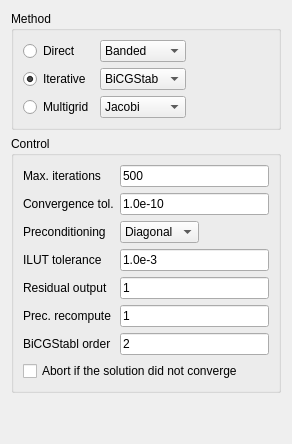
     <widget class="QWidget" name="linearSystemTab">
      <attribute name="title">
       <string>Linear system</string>
      </attribute>
      <layout class="QVBoxLayout">
       <item>
        <widget class="QGroupBox" name="linearSystemSolverGroup">
         <property name="title">
          <string>Method</string>
         </property>
         <layout class="QGridLayout">
          <item row="1" column="0">
           <widget class="QRadioButton" name="linearSystemSolverIterative">
            <property name="text">
             <string>Iterative</string>
            </property>
            <property name="checked">
             <bool>true</bool>
            </property>
           </widget>
          </item>
          <item row="0" column="2">
           <spacer>
            <property name="orientation">
             <enum>Qt::Horizontal</enum>
            </property>
            <property name="sizeHint" stdset="0">
             <size>
              <width>40</width>
              <height>20</height>
             </size>
            </property>
           </spacer>
          </item>
          <item row="2" column="1">
           <widget class="QComboBox" name="linearSystemMultigridMethod">
            <item>
             <property name="text">
              <string>Jacobi</string>
             </property>
            </item>
            <item>
             <property name="text">
              <string>CG</string>
             </property>
            </item>
            <item>
             <property name="text">
              <string>BiCGStab</string>
             </property>
            </item>
           </widget>
          </item>
          <item row="0" column="1">
           <widget class="QComboBox" name="linearSystemDirectMethod">
            <item>
             <property name="text">
              <string>Banded</string>
             </property>
            </item>
            <item>
             <property name="text">
              <string>Umfpack</string>
             </property>
            </item>
            <item>
             <property name="text">
              <string>MUMPS</string>
             </property>
            </item>
           </widget>
          </item>
          <item row="1" column="1">
           <widget class="QComboBox" name="linearSystemIterativeMethod">
            <item>
             <property name="text">
              <string>BiCGStab</string>
             </property>
            </item>
            <item>
             <property name="text">
              <string>BiCGStabl</string>
             </property>
            </item>
            <item>
             <property name="text">
              <string>TFQMR</string>
             </property>
            </item>
            <item>
             <property name="text">
              <string>GCR</string>
             </property>
            </item>
            <item>
             <property name="text">
              <string>CGS</string>
             </property>
            </item>
            <item>
             <property name="text">
              <string>CG</string>
             </property>
            </item>
            <item>
             <property name="text">
              <string>GMRES</string>
             </property>
            </item>
           </widget>
          </item>
          <item row="0" column="0">
           <widget class="QRadioButton" name="linearSystemSolverDirect">
            <property name="text">
             <string>Direct</string>
            </property>
            <property name="checked">
             <bool>false</bool>
            </property>
           </widget>
          </item>
          <item row="1" column="2">
           <spacer>
            <property name="orientation">
             <enum>Qt::Horizontal</enum>
            </property>
            <property name="sizeHint" stdset="0">
             <size>
              <width>40</width>
              <height>20</height>
             </size>
            </property>
           </spacer>
          </item>
          <item row="2" column="2">
           <spacer>
            <property name="orientation">
             <enum>Qt::Horizontal</enum>
            </property>
            <property name="sizeHint" stdset="0">
             <size>
              <width>40</width>
              <height>20</height>
             </size>
            </property>
           </spacer>
          </item>
          <item row="2" column="0">
           <widget class="QRadioButton" name="linearSystemSolverMultigrid">
            <property name="text">
             <string>Multigrid</string>
            </property>
           </widget>
          </item>
         </layout>
        </widget>
       </item>
       <item>
        <widget class="QGroupBox" name="iterativeMethodControlGroup">
         <property name="title">
          <string>Control</string>
         </property>
         <layout class="QGridLayout">
          <item row="7" column="0" colspan="3">
           <widget class="QCheckBox" name="linearSystemAbortWhenNotConvergedCheck">
            <property name="text">
             <string>Abort if the solution did not converge</string>
            </property>
           </widget>
          </item>
          <item row="5" column="0">
           <widget class="QLabel" name="linearSystemPreconditionRecomputeLabel">
            <property name="text">
             <string>Prec. recompute</string>
            </property>
           </widget>
          </item>
          <item row="0" column="0">
           <widget class="QLabel" name="linearSystemMaxIterationsLabel">
            <property name="text">
             <string>Max. iterations</string>
            </property>
           </widget>
          </item>
          <item row="0" column="1" colspan="3">
           <widget class="QLineEdit" name="linearSystemMaxIterationsEdit">
            <property name="text">
             <string>500</string>
            </property>
           </widget>
          </item>
          <item row="1" column="0">
           <widget class="QLabel" name="linearSystemConvergenceToleranceLabel">
            <property name="text">
             <string>Convergence tol.</string>
            </property>
           </widget>
          </item>
          <item row="1" column="1" colspan="3">
           <widget class="QLineEdit" name="linearSystemConvergenceToleranceEdit">
            <property name="text">
             <string>1.0e-10</string>
            </property>
           </widget>
          </item>
          <item row="2" column="0">
           <widget class="QLabel" name="linearSystemPreconditioningLabel">
            <property name="text">
             <string>Preconditioning</string>
            </property>
           </widget>
          </item>
          <item row="3" column="0">
           <widget class="QLabel" name="linearSystemILUTToleranceLabel">
            <property name="text">
             <string>ILUT tolerance</string>
            </property>
           </widget>
          </item>
          <item row="2" column="1">
           <widget class="QComboBox" name="linearSystemPreconditioning">
            <property name="currentIndex">
             <number>0</number>
            </property>
            <item>
             <property name="text">
              <string>Diagonal</string>
             </property>
            </item>
            <item>
             <property name="text">
              <string>Multigrid</string>
             </property>
            </item>
            <item>
             <property name="text">
              <string>ILU0</string>
             </property>
            </item>
            <item>
             <property name="text">
              <string>ILU1</string>
             </property>
            </item>
            <item>
             <property name="text">
              <string>ILU2</string>
             </property>
            </item>
            <item>
             <property name="text">
              <string>ILU3</string>
             </property>
            </item>
            <item>
             <property name="text">
              <string>ILU4</string>
             </property>
            </item>
            <item>
             <property name="text">
              <string>ILU5</string>
             </property>
            </item>
            <item>
             <property name="text">
              <string>ILU6</string>
             </property>
            </item>
            <item>
             <property name="text">
              <string>ILU7</string>
             </property>
            </item>
            <item>
             <property name="text">
              <string>ILU8</string>
             </property>
            </item>
            <item>
             <property name="text">
              <string>ILU9</string>
             </property>
            </item>
            <item>
             <property name="text">
              <string>ILUT</string>
             </property>
            </item>
            <item>
             <property name="text">
              <string>vanka</string>
             </property>
            </item>
           </widget>
          </item>
          <item row="2" column="2" colspan="2">
           <spacer>
            <property name="orientation">
             <enum>Qt::Horizontal</enum>
            </property>
            <property name="sizeHint" stdset="0">
             <size>
              <width>40</width>
              <height>20</height>
             </size>
            </property>
           </spacer>
          </item>
          <item row="4" column="0">
           <widget class="QLabel" name="linearSystemResidualOutputLabel">
            <property name="text">
             <string>Residual output</string>
            </property>
           </widget>
          </item>
          <item row="3" column="1" colspan="3">
           <widget class="QLineEdit" name="linearSystemILUTToleranceEdit">
            <property name="text">
             <string>1.0e-3</string>
            </property>
           </widget>
          </item>
          <item row="4" column="1" colspan="3">
           <widget class="QLineEdit" name="linearSystemResidualOutputEdit">
            <property name="text">
             <string>1</string>
            </property>
           </widget>
          </item>
          <item row="5" column="1" colspan="3">
           <widget class="QLineEdit" name="linearSystemPreconditionRecomputeEdit">
            <property name="text">
             <string>1</string>
            </property>
           </widget>
          </item>
          <item row="7" column="3">
           <spacer>
            <property name="orientation">
             <enum>Qt::Horizontal</enum>
            </property>
            <property name="sizeHint" stdset="0">
             <size>
              <width>20</width>
              <height>20</height>
             </size>
            </property>
           </spacer>
          </item>
          <item row="6" column="0">
           <widget class="QLabel" name="linearSystemBiCGstablPolDegLabel">
            <property name="text">
             <string>BiCGStabl order</string>
            </property>
           </widget>
          </item>
          <item row="6" column="1" colspan="3">
           <widget class="QLineEdit" name="linearSystemBiCGstablPolDeg">
            <property name="text">
             <string>2</string>
            </property>
           </widget>
          </item>
         </layout>
        </widget>
       </item>
       <item>
        <spacer>
         <property name="orientation">
          <enum>Qt::Vertical</enum>
         </property>
         <property name="sizeHint" stdset="0">
          <size>
           <width>20</width>
           <height>40</height>
          </size>
         </property>
        </spacer>
       </item>
      </layout>
     </widget>
